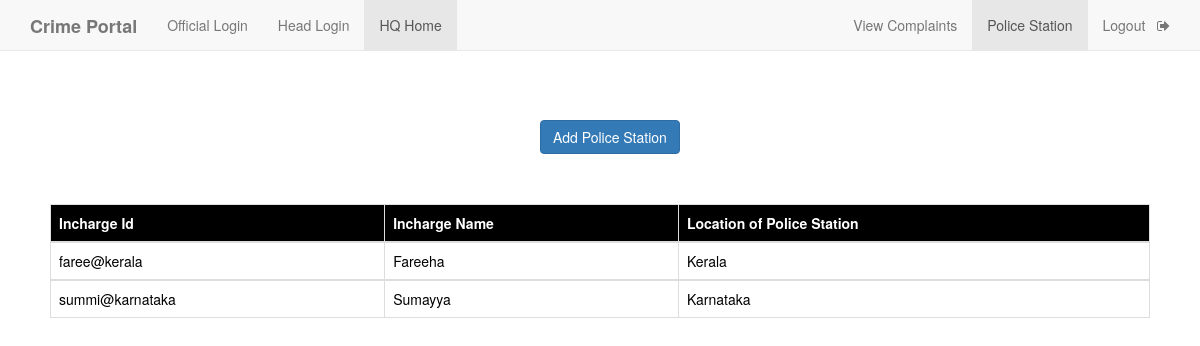
/head_view_police_station.php (signed in), run on the app's committed database.
### tables this page shows
CREATE TABLE `police_station` (
  `i_id` varchar(50) NOT NULL,
  `i_name` varchar(50) NOT NULL,
  `location` varchar(50) NOT NULL,
  `i_pass` varchar(50) NOT NULL
);

### head_view_police_station.php (the view, shortened to what this page needs)
<!DOCTYPE html>
<html>
<head>
    <?php
    $conn=mysqli_connect("localhost","root","");
    mysqli_select_db($conn,"crime_portal");
    $query="select i_id,i_name,location from police_station";
    $result=mysqli_query($conn,$query);
    ?>
	<link rel="stylesheet" type="text/css" href="https://maxcdn.bootstrapcdn.com/bootstrap/3.3.5/css/bootstrap.min.css">
	<link rel="stylesheet" type="text/css" href="https://maxcdn.bootstrapcdn.com/font-awesome/4.4.0/css/font-awesome.min.css">
</head>
<body>
	<nav  class="navbar navbar-default navbar-fixed-top">
  <div class="container">
    <div class="navbar-header">
      <a class="navbar-brand" href="home.php"><b>Crime Portal</b></a>
    </div>
    <div id="navbar" class="collapse navbar-collapse">
      <ul class="nav navbar-nav">
        <li><a href="official_login.php">Official Login</a></li>
        <li><a href="headlogin.php">Head Login</a></li>
        <li class="active"><a href="head_view_police_station.php">HQ Home</a></li>
      </ul>
      <ul class="nav navbar-nav navbar-right">
        <li><a href="headHome.php">View Complaints</a></li>
        <li class="active" ><a href="head_view_police_station.php">Police Station</a></li>
        <li><a href="h_logout.php">Logout &nbsp <i class="fa fa-sign-out" aria-hidden="true"></i></a></li>
      </ul>
    </div>
  </div>
 </nav>
 <div  style="margin-top: 10%;margin-left: 45%">
   <a href="police_station_add.php" class="btn btn-primary">Add Police Station</a>
 </div>
<div style="padding:50px;">
   <table class="table table-bordered">
    <thead class="thead-dark" style="background-color: black; color: white;">
      <tr>
        <th scope="col">Incharge Id</th>
        <th scope="col">Incharge Name</th>
        <th scope="col">Location of Police Station</th>
      </tr>
    </thead>
<?php
      while($rows=mysqli_fetch_assoc($result)){
    ?>
    <tbody style="background-color: white; color: black;">
      <tr>
        <td><?php echo $rows['i_id']; ?></td>
        <td><?php echo $rows['i_name']; ?></td>
        <td><?php echo $rows['location']; ?></td>
      </tr>
    </tbody>
    <?php
    }
    ?>
</table>
 </div>
</body>
</html>

### data on the page
police_station: i_id "faree@kerala", i_name "Fareeha", location "Kerala"
police_station: i_id "summi@karnataka", i_name "Sumayya", location "Karnataka"
